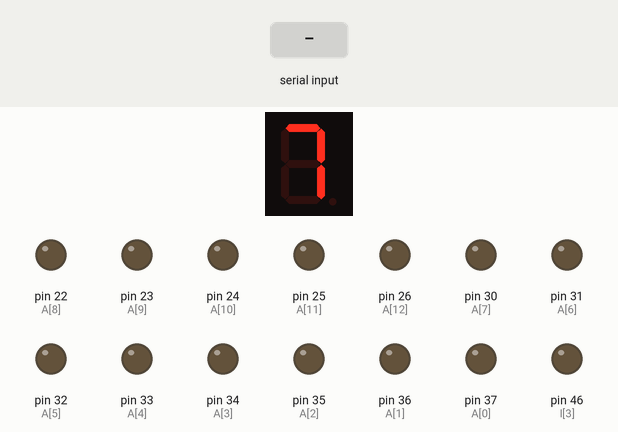
Simulated run of this sketch. Board: Arduino Mega 2560, built with avr-gcc and run on an emulated ATmega2560. Shown: 1-digit seven-segment display, output pins drawn as LEDs (lit = HIGH). Wiring (inferred from the names in the program): 1-digit 7-segment display, segments lit when HIGH: segments pin 39, pin 40, pin 41, pin 42, pin 43, pin 44, pin 45. Inputs (shaded band) come from the test bench. The segment pins are drawn as the display they are named for; pins used as bus, display or sensor lines are not drawn; what the sketch prints to the serial monitor is not drawn.

Above: at 1.2 s.
1.3 s: "RD\n" received over Serial
2.8 s: "WR\n" received over Serial
Timing chart, 0 to 5.8 s (numbered marks = the images above; inputs shaded):
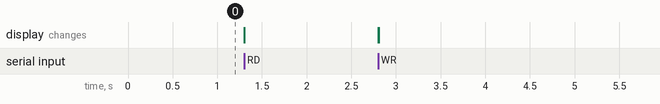

The sketch:

EEPROMEditRead.ino
```cpp
/*
 AT28C EEPROM Programmer for Arduino Mega
123456789101112131415161718192021222324252627
/*
 AT28C EEPROM Programmer for Arduino Mega
 Colin Maykish (github.com/crmaykish)

 04/17/2016 - original release
 06/03/2021 - expanded serial port interface

 Serial interface supports two commands: read and write

 Read: Reads a single byte at the 16-bit address.


 Colin Maykish (github.com/crmaykish)

 04/17/2016 - original release
 06/03/2021 - expanded serial port interface

 Serial interface supports two commands: read and write

 Read: Reads a single byte at the 16-bit address.
    Format: RDXXXX where XXXX is a hex number,
      e.g. RD00FF reads the byte at address 0xFF

    Output: Write the byte in hex format to the serial port

 Write: Writes a byte to the given 16-bit address.
    Format: WRXXXXYY where XXXX is a hex number and YY is a hex byte,
    e.g. WRABCD10 writes 0x10 to 0xABCD

    Output: Write 'DONE' to the serial port if the write was successful

 All commands must be terminated with a newline ('\n')


 Write command requires address and data values be padded with leading 0s to their full length.
 Read command does not require leading 0s
*/

#define DELAY_TIME    2   // I don't know why this delay is required, but without it, writes are missed frequently

// Control pins
#define CHIP_ENABLE   41
#define OUTPUT_ENABLE 39
#define WRITE_ENABLE  40

// I/O pins
const int I[] = {49, 48, 47, 46, 45, 44, 43, 42};

// Address pins
const int A[] = {37, 36, 35, 34, 33, 32, 31, 30, 22, 23, 24, 25, 26};

// Input buffers
char readAddr[5];
char readData[3];

void setup()
{
	// Define control pins and turn them all off
	pinMode(OUTPUT_ENABLE, OUTPUT);
	pinMode(WRITE_ENABLE, OUTPUT);
	pinMode(CHIP_ENABLE, OUTPUT);
	digitalWrite(OUTPUT_ENABLE, HIGH);
	digitalWrite(WRITE_ENABLE, HIGH);
	digitalWrite(CHIP_ENABLE, HIGH);

	// Set address bus to outputs
	for (int i = 0; i < (sizeof(A) / sizeof(int) ); i++)
	{
		pinMode(A[i], OUTPUT);
	}

	Serial.begin(115200);
}

void loop()
{
	while (Serial.available() > 0)
	{
    String input = Serial.readStringUntil('\n');
    String command = input.substring(0, 2);

    input.substring(2, 6).toCharArray(readAddr, 5);

    uint16_t addr = (uint16_t)strtol(readAddr, NULL, 16);

    if (command.equals("RD"))
    {
      Serial.println(readByte(addr), HEX);
    }

    else if (command.equals("WR")){
      input.substring(6, 8).toCharArray(readData, 3);
      byte data = (byte)strtol(readData, NULL, 16);
      writeByte(addr, data);
      Serial.println("DONE");
    }
    else
    {
      Serial.println("Bad input: " + input);
    }
	}
}

// Set data bus to INPUT or OUTPUT
void setDataBusMode(int mode)
{
	if (mode == INPUT || mode == OUTPUT)
	{
		for (int i = 0; i < 8; i++)
		{
			pinMode(I[i], mode);
		}
	}
}

// Write an address to the address bus
void setAddress(int addr)
{
	for (int i = 0; i < (sizeof(A) / sizeof(int) ); i++)
	{
		int a = (addr & (1 << i)) > 0;
		digitalWrite(A[i], a);
	}
}

void writeByte(uint16_t addr, byte val)
{
	digitalWrite(OUTPUT_ENABLE, HIGH);
	setDataBusMode(OUTPUT);
	setAddress(addr);

	// Send data value to data bus
	for (int i = 0; i < 8; i++)
	{
		int a = (val & (1 << i)) > 0;
		digitalWrite(I[i], a);
	}

	// Commit data write
	digitalWrite(CHIP_ENABLE, LOW);
	delay(DELAY_TIME);
	digitalWrite(WRITE_ENABLE, LOW);
	delay(DELAY_TIME);
	digitalWrite(WRITE_ENABLE, HIGH);
	delay(DELAY_TIME);
	digitalWrite(CHIP_ENABLE, HIGH);
	delay(DELAY_TIME);
}

byte readByte(uint16_t addr)
{
	byte data = 0;

	setDataBusMode(INPUT);

	// Write the addr
	for (int i = 0; i < (sizeof(A) / sizeof(int) ); i++)
	{
		int a = (addr & (1 << i)) > 0;
		digitalWrite(A[i], a);
	}

	digitalWrite(CHIP_ENABLE, LOW);
	digitalWrite(OUTPUT_ENABLE, LOW);
	delay(DELAY_TIME);

	// Read data bus
	for (int i = 0; i < 8; i++)
	{
		int d = digitalRead(I[i]);
		data += (d << i);
	}

	digitalWrite(OUTPUT_ENABLE, HIGH);
	digitalWrite(CHIP_ENABLE, HIGH);
	delay(DELAY_TIME);

	return data;
}
```
